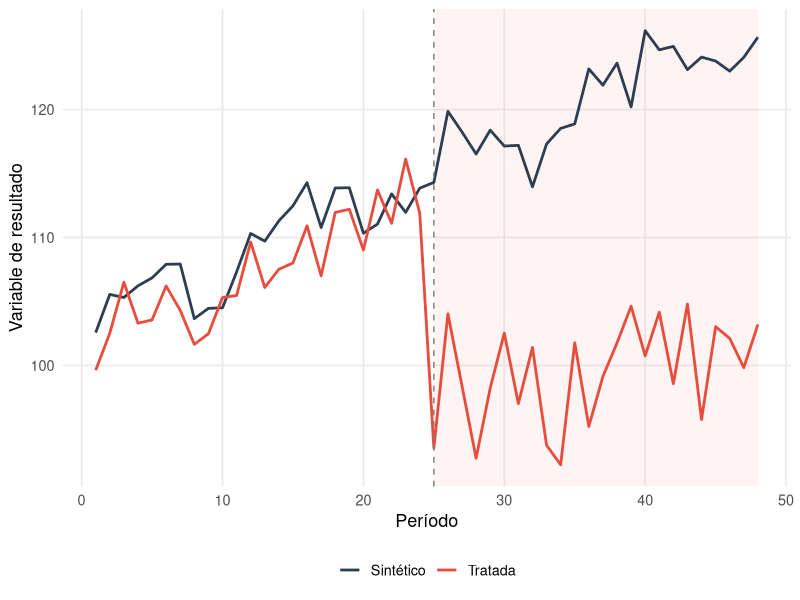
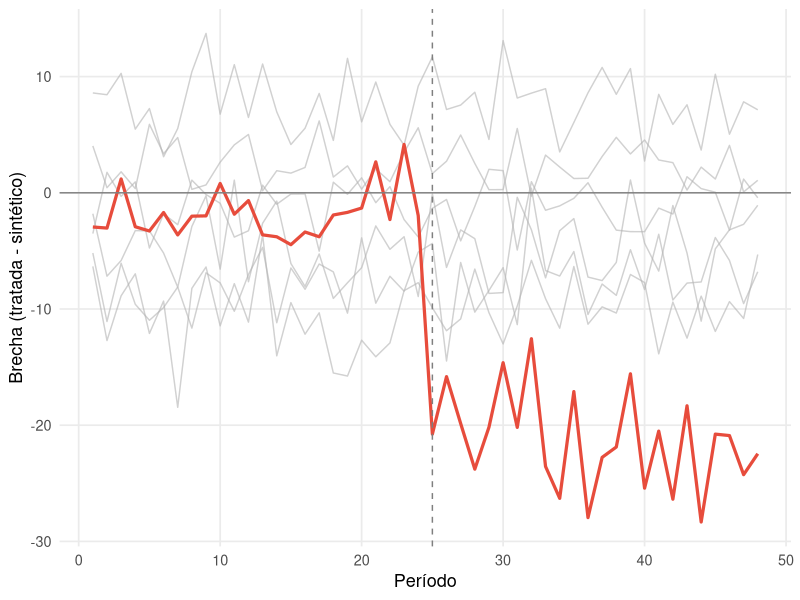

Here is the R script that generated these plots, in order:
## ---- chunk 1
#| label: setup-ch14
#| include: false
library(tidyverse)
library(kableExtra)
## ---- chunk 2
#| label: fig-synth-intuicion
#| fig-cap: "Control sintético: la unidad tratada y su gemelo sintético coinciden antes de la conducta; la divergencia posterior mide el efecto"
#| fig-width: 9
#| fig-height: 5.5

set.seed(1414)

n_unidades <- 7; n_periodos <- 48; t_tratamiento <- 25

# Generar panel con efectos fijos y tendencia
df_synth <- expand_grid(unidad = paste0("U", 1:n_unidades), periodo = 1:n_periodos) |>
  mutate(
    uid = match(unidad, unique(unidad)),
    fe = c(100, 95, 105, 98, 102, 110, 92)[uid],
    tendencia = 0.5 * periodo + 2 * sin(2 * pi * periodo / 12),
    tratada = if_else(unidad == "U1", 1, 0),
    efecto = if_else(tratada == 1 & periodo >= t_tratamiento, -15 - 0.3 * (periodo - t_tratamiento), 0),
    y = fe + tendencia + efecto + rnorm(n(), 0, 2.5)
  )

# Pesos del sintético (OLS restringido simplificado)
pre <- df_synth |> filter(periodo < t_tratamiento)
y_tratada <- pre |> filter(unidad == "U1") |> pull(y)
Y_donantes <- pre |> filter(unidad != "U1") |>
  pivot_wider(id_cols = periodo, names_from = unidad, values_from = y) |>
  select(-periodo) |> as.matrix()

# Pesos por regresión restringida (normalización post-hoc)
w_raw <- coef(lm(y_tratada ~ Y_donantes - 1))
w_raw[w_raw < 0] <- 0
w <- w_raw / sum(w_raw)

# Sintético para todo el período
post_full <- df_synth |> filter(unidad != "U1") |>
  pivot_wider(id_cols = periodo, names_from = unidad, values_from = y) |>
  select(-periodo) |> as.matrix()
y_synth <- as.numeric(post_full %*% w)
y_real <- df_synth |> filter(unidad == "U1") |> pull(y)

df_plot_synth <- tibble(
  periodo = 1:n_periodos,
  Tratada = y_real,
  Sintético = y_synth
) |> pivot_longer(-periodo, names_to = "serie", values_to = "valor")

ggplot(df_plot_synth, aes(x = periodo, y = valor, color = serie)) +
  annotate("rect", xmin = t_tratamiento, xmax = n_periodos, ymin = -Inf, ymax = Inf,
           fill = "#e74c3c", alpha = 0.06) +
  geom_line(linewidth = 0.95) +
  geom_vline(xintercept = t_tratamiento, color = "grey50", linetype = "dashed") +
  scale_color_manual(values = c("Tratada" = "#e74c3c", "Sintético" = "#2c3e50")) +
  labs(x = "Período", y = "Variable de resultado", color = NULL) +
  theme_minimal(base_size = 13) +
  theme(legend.position = "bottom", panel.grid.minor = element_blank())
## ---- chunk 3
#| label: tbl-synth-pesos
#| tbl-cap: "Pesos del control sintético: contribución de cada unidad donante"

tibble(
  Donante = paste0("U", 2:n_unidades),
  Peso = round(w, 4)
) |>
  knitr::kable(format = "pipe", align = c("l", "r"))
## ---- chunk 4
#| label: tbl-synth-efecto
#| tbl-cap: "Efecto estimado del control sintético"

efecto_periodo <- y_real[t_tratamiento:n_periodos] - y_synth[t_tratamiento:n_periodos]

tibble(
  `Períodos post` = length(efecto_periodo),
  `Efecto medio` = round(mean(efecto_periodo), 2),
  `Efecto acumulado` = round(sum(efecto_periodo), 2),
  `RMSPE pre` = round(sqrt(mean((y_real[1:(t_tratamiento-1)] - y_synth[1:(t_tratamiento-1)])^2)), 3)
) |>
  knitr::kable(format = "pipe", align = c("r", "r", "r", "r"))
## ---- chunk 5
#| label: fig-synth-placebos
#| fig-cap: "Inferencia por placebos: la brecha de la unidad tratada (rojo) se compara con las brechas placebo de las unidades de control"
#| fig-width: 9
#| fig-height: 5

# Placebos: repetir el ejercicio para cada donante
placebo_gaps <- map_dfr(paste0("U", 2:n_unidades), function(u_placebo) {
  y_plac <- df_synth |> filter(unidad == u_placebo) |> pull(y)
  gap <- y_plac - y_synth  # gap simplificado
  tibble(periodo = 1:n_periodos, gap = gap, unidad = u_placebo)
})

gap_real <- tibble(periodo = 1:n_periodos, gap = y_real - y_synth, unidad = "U1 (tratada)")

ggplot() +
  geom_line(data = placebo_gaps, aes(x = periodo, y = gap, group = unidad),
            color = "grey70", alpha = 0.6, linewidth = 0.5) +
  geom_line(data = gap_real, aes(x = periodo, y = gap), color = "#e74c3c", linewidth = 1.1) +
  geom_vline(xintercept = t_tratamiento, color = "grey50", linetype = "dashed") +
  geom_hline(yintercept = 0, color = "grey50") +
  labs(x = "Período", y = "Brecha (tratada - sintético)") +
  theme_minimal(base_size = 13) +
  theme(panel.grid.minor = element_blank())
